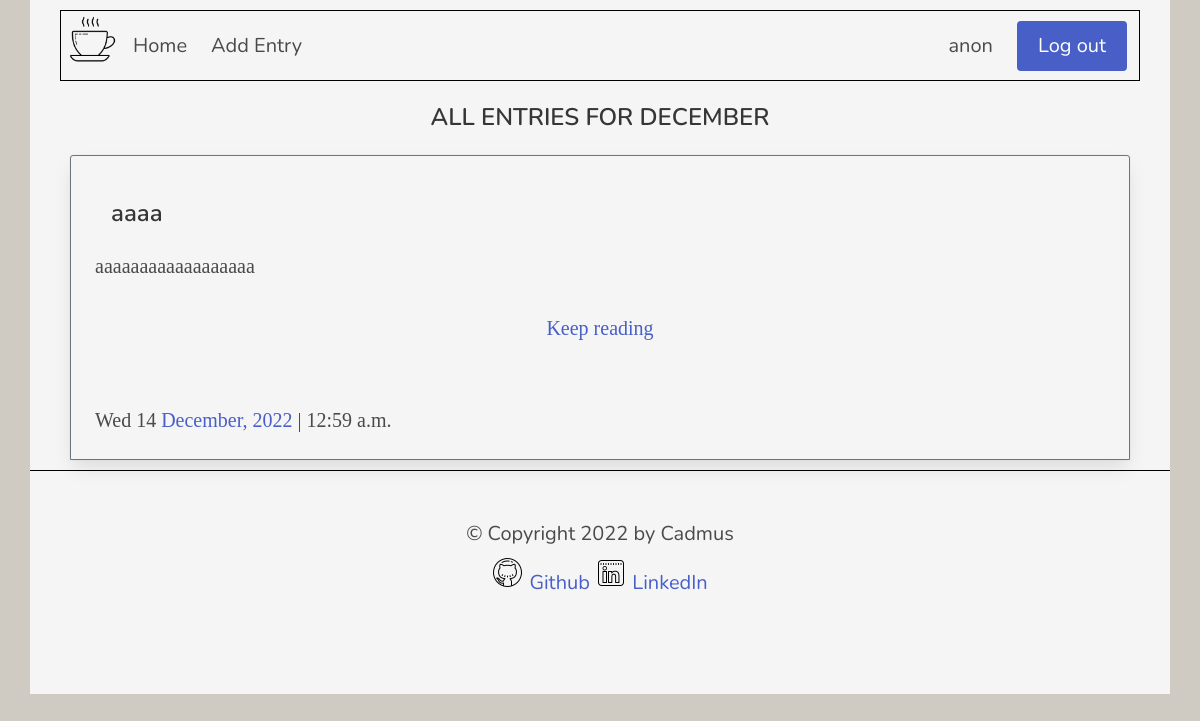
Page /2022/12 (signed in) on the committed database.
### cadmus/models.py (models this page shows, shortened)
class User(AbstractUser):
	pass

class Entry(models.Model):
	title = models.CharField(blank=False, max_length=200, verbose_name="")
	slug = models.SlugField(max_length=200, blank=False, null=True, verbose_name="")
	content = RichTextField(null=True)
	initial_time = models.DateTimeField(default=timezone.now, blank=True, null=False, verbose_name="")
	last_modified = models.DateTimeField(auto_now=True, null=True)
	creator = models.ForeignKey(User, on_delete=models.CASCADE, null=True)

### cadmus/views.py (the view)
# urls.py: path('<int:year>/<int:month>', EntryMonthArchiveView.as_view(month_format='%m'), name="archive_month"),
class EntryMonthArchiveView(MonthArchiveView):
    queryset = Entry.objects.all()
    date_field = "initial_time"
    make_object_list = True
    allow_future = True

### cadmus/templates/cadmus/entry_archive_month.html (shortened to what this page needs)
{% extends 'cadmus/layout.html' %}
{% load static %}
{% block body %}
{% if request.user.is_authenticated %}
<div class="title is-4 has-text-centered is-uppercase">All entries for {{ month|date:'F' }}</div>
<ul>
  <div class="cards">
    {% for entry in entry_list %}
        <div class="card mt-4">
    <div class="card-content">
      <div class="media">
        <div class="media-content">
          <p class="title is-4">{{ entry.title }}</p>
        </div>
      </div>
      <div class="content">
        {{ entry.content|safe|linebreaks|truncatechars_html:800 }}
        <a href="{% url 'cadmus:entry' entry.slug %}" class="card-footer-item">Keep reading</a>
        <hr>
        <span>{{ entry.initial_time|date:'D j' }} <a href="{{ entry.initial_time|date:'m' }}">{{ entry.initial_time|date:'F,' }}</a></span>
          <span><a href="{% url 'cadmus:archive_year' entry.initial_time|date:'Y' %}">{{ entry.initial_time|date:'Y' }}</a></span>
          <span>{{ entry.initial_time|date:'| h:i a' }}</span>
      </div>
    </div>
  </div>
    {% endfor %}
</div>
</ul>
{% endif %}
{% endblock body %}

### cadmus/templates/cadmus/layout.html (shortened to what this page needs)
{% load static %}
<!DOCTYPE html>
<html lang="en">
<head>
		<link href="{% static 'cadmus/styles.css' %}" rel="stylesheet">
	</head>
	<body>
		<div class="container-flex">
		<nav class="navbar" role="navigation" aria-label="main navigation">
			<div class="navbar-brand">
				<picture>
					<source srcset="{% static 'cadmus/cafe-night.png' %}" media="(prefers-color-scheme: dark)">
					<img src="{% static 'cadmus/cafe-96.png' %}" width="60" height="60">
				</picture>
			</div>
			<div id="navbarBasicExample" class="navbar-menu">
				<div class="navbar-start">
					<a class="navbar-item" href="{% url 'cadmus:index' %}">
						Home
					</a>
				{% if request.user.is_authenticated %}
					<a class="navbar-item" href="{% url 'cadmus:create' %}">
						Add Entry
					</a>
				{% endif %}
				</div>
				{% if request.user.is_authenticated %}
				<div class="navbar-end">
					<p class="navbar-item">{{ request.user }}</p>
					<div class="navbar-item">
						<div class="buttons">
							<a class="button is-link is-size-5" href="{% url 'cadmus:logout' %}">
								Log out
							</a>
						</div>
					</div>
				</div>
			{% endif %}
		  </nav>
		{% block body %}
		{% endblock %}
		<footer class="footer" id="footer">
			<div class="has-text-centered">
				&copy Copyright 2022 by Cadmus
				<br>
				<picture>
					<source srcset="{% static 'cadmus/github-night.png' %}" media="(prefers-color-scheme: dark)">
					<img class="mt-2" src="{% static 'cadmus/github-icon.png' %}"> <a href="https://www.github.com/cesia-cora" target="_blank">Github</a>
				</picture>
				<picture>
					<source srcset="{% static 'cadmus/linkedin-night.png' %}" media="(prefers-color-scheme: dark)">
					<img src="{% static 'cadmus/linkedin-icon.png' %}"> <a href="https://www.linkedin.com/in/cesia-cora" target="_blank">LinkedIn</a>
				</picture>
			</div>
		  </footer>
	</body>
</html>

### cadmus/static/cadmus/styles.css (style rules this page uses)
body, html { margin: 0; }
html { background: rgb(207, 203, 194); background-repeat: repeat; background-attachment: fixed; background-size: 500px; margin: 0 30px; }
body { background-color: whitesmoke; font-family: 'Nunito', sans-serif; font-size: 20px; overflow: auto; }
#footer { background-color: whitesmoke; text-align: center; height: 100%; border-top: 1px solid black; }
.navbar { margin: 10px 30px; background: whitesmoke; border: 1px solid black; }
.title { margin-top: 2%; }
.card { background: whitesmoke; border: 1px solid black; height: inherit; border-radius: calc(.25rem - 1px) calc(.25rem - 1px) 0 0; border-color: #6c757d; margin: 10px; }
.card-footer-item:not(:last-child) { border-right: none; }
.cards { display: block; margin: 10px 30px; }
.content { font-family: 'Crimson Text', serif; }
.pagination, .navbar, footer { font-family: 'Nunito', sans-serif; }

### rows in the picture
User: user "anon"
Entry: title "aaaa", content "aaaaaaaaaaaaaaaaaa", initial_time "Wed 14", initial_time "December,", initial_time "2022", initial_time|h "| 12:59 a.m."

### other values in the picture
{{ month|date:'F' }} "DECEMBER"
